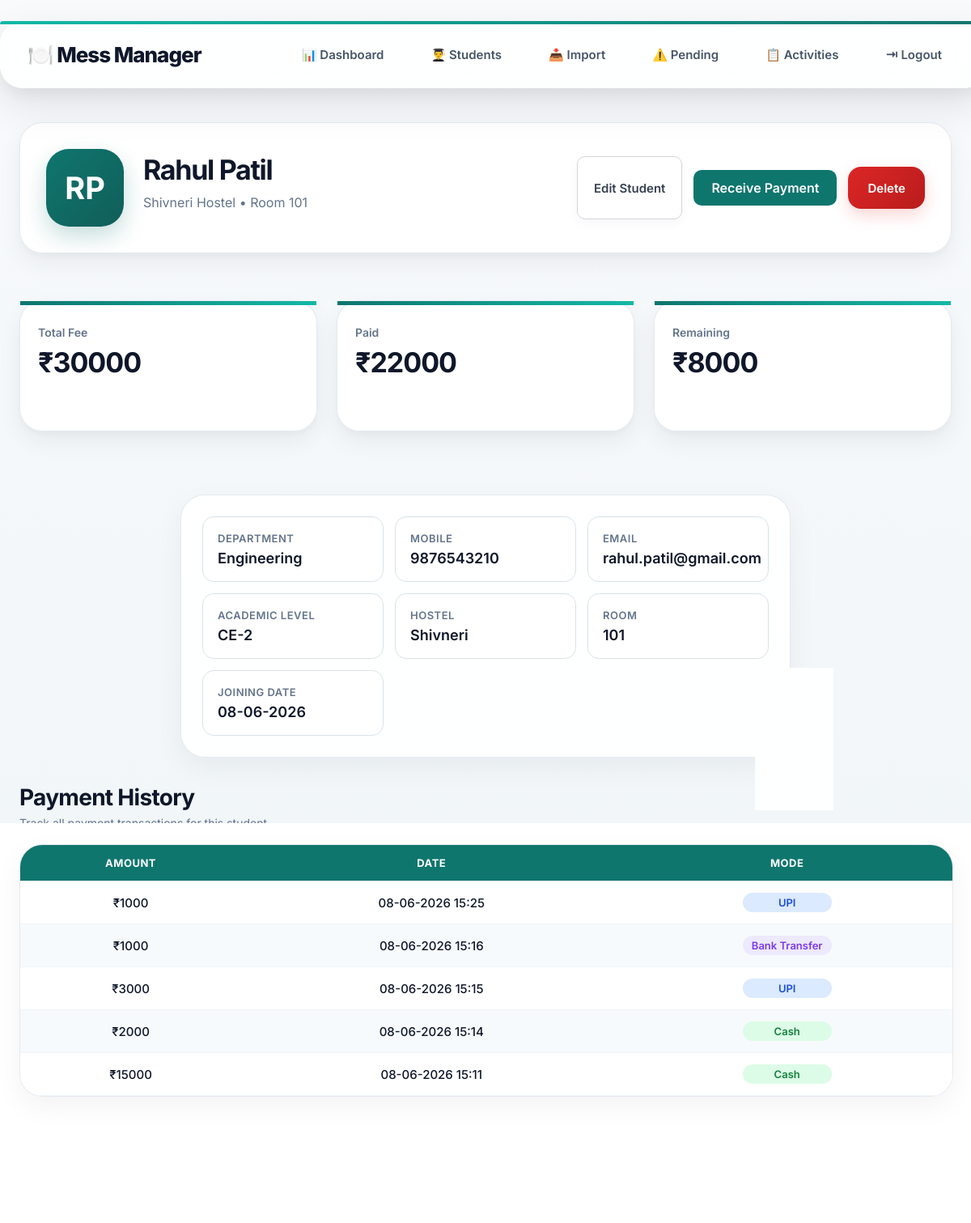
Page /student_profile/1 (signed in) on the committed database.
### tables this page shows
CREATE TABLE students (

        id INTEGER PRIMARY KEY AUTOINCREMENT,

        admin_id INTEGER NOT NULL,

        student_code TEXT NOT NULL UNIQUE,

        name TEXT NOT NULL,

        mobile TEXT NOT NULL,
                 
        email TEXT  NOT NULL,

        hostel TEXT NOT NULL,

        room TEXT NOT NULL,

        department TEXT NOT NULL,

        academic_level TEXT NOT NULL,

        total_fees INTEGER NOT NULL DEFAULT 30000,

        received_amount INTEGER NOT NULL DEFAULT 0,

        joining_date TEXT NOT NULL,

        FOREIGN KEY (admin_id) REFERENCES admin(id),

        UNIQUE(admin_id, mobile),

        CHECK(received_amount >= 0),

        CHECK(total_fees >= 0),

        CHECK(received_amount <= total_fees)

    );

CREATE TABLE payments (

        id INTEGER PRIMARY KEY AUTOINCREMENT,
        student_id INTEGER NOT NULL,
        amount INTEGER NOT NULL,
        payment_mode TEXT NOT NULL,
        payment_date TEXT NOT NULL,
        FOREIGN KEY (student_id)
        REFERENCES students(id)
        ON DELETE CASCADE,
        CHECK(amount > 0)

    );

### app.py (the view)
@app.route("/student_profile/<int:student_id>")
@login_required
def student_profile(student_id):
    conn = connect_db()
    admin_id = session['admin_id']
    student = conn.execute(
        """

        SELECT *

        FROM students

        WHERE id = ?

        AND admin_id = ?

        """,
        (student_id, admin_id)
    ).fetchone()
    if not student:
        conn.close()
        flash("Unauthorized access")
        return redirect('/student_list')
    payments = conn.execute(
    """

    SELECT
        amount,
        payment_mode,
        payment_date


    FROM payments

    WHERE student_id = ?

    ORDER BY payment_date DESC

    """,
    (student_id,)
).fetchall()
    conn.close()
    name = student["name"]
    initials = "".join(
        word[0].upper()
        for word in name.split()[:2]
    )
    return render_template(
        "student_profile.html",
        student=student,
        payments=payments,
        initials=initials
    )

### app.py (called while the page is built)
def connect_db():
    conn = sqlite3.connect('database.db')
    conn.execute("PRAGMA foreign_keys = ON")
    conn.row_factory = sqlite3.Row
    return conn

def login_required(func):
    @wraps(func)
    def wrapper(*args, **kwargs):
        if not session.get('admin_logged_in'):
            return redirect('/login')
        return func(*args, **kwargs)
    return wrapper

### templates/student_profile.html (shortened to what this page needs)
{% extends "base.html" %}
{% block content %}
<div class="container">
    <div class="profile-top ui-card">
        <div class="profile-main">
            <div class="profile-avatar">
                {{ initials }}
            </div>
            <div class="profile-info">
                <h1 class="profile-name">
                    {{ student['name'] }}
                </h1>
                <p class="profile-subtitle">
                    {{ student['hostel'] }} Hostel • Room {{ student['room'] }}
                </p>
            </div>
        </div>
        <div class="profile-buttons">
            <a href="/edit_student/{{ student['id'] }}" class="secondary-btn">
                Edit Student
            </a>
            <a href="/receive_payment_page/{{ student['id'] }}" class="primary-btn">
                Receive Payment
            </a>
            <a href="/delete_student/{{ student['id'] }}" class="danger-btn"
                onclick="return confirm('Are you sure you want to delete this student?')">
                Delete
            </a>
        </div>
    </div>
    <div class="profile-summary">
        <div class="summary-card ui-card">
            <h3>Total Fee</h3>
            <p>₹{{ student['total_fees'] }}</p>
        </div>
        <div class="summary-card ui-card">
            <h3>Paid</h3>
            <p>₹{{ student['received_amount'] }}</p>
        </div>
        <div class="summary-card ui-card">
            <h3>Remaining</h3>
            <p>
                ₹{{ student['total_fees'] - student['received_amount'] }}
            </p>
        </div>
    </div>
    <div class="payment-card ui-card">
        <div class="profile-details">
            <div class="detail-item">
                <span class="detail-label">Department</span>
                <span class="detail-value">{{ student['department'] }}</span>
            </div>
            <div class="detail-item">
                <span class="detail-label">Mobile</span>
                <span class="detail-value">{{ student['mobile'] }}</span>
            </div>
            <div class="detail-item">
                <span class="detail-label">Email</span>
                <span class="detail-value">
                    {{ student['email'] }}
                </span>
            </div>
            <div class="detail-item">
                <span class="detail-label">Academic Level</span>
                <span class="detail-value">{{ student['academic_level'] }}</span>
            </div>
            <div class="detail-item">
                <span class="detail-label">Hostel</span>
                <span class="detail-value">{{ student['hostel'] }}</span>
            </div>
            <div class="detail-item">
                <span class="detail-label">Room</span>
                <span class="detail-value">{{ student['room'] }}</span>
            </div>
            <div class="detail-item">
                <span class="detail-label">Joining Date</span>
                <span class="detail-value">{{ student['joining_date'] }}</span>
            </div>
        </div>
    </div>
    <div class="payment-history-section">
        <div class="section-header">
            <h2 class="section-title">
                Payment History
            </h2>
            <p class="section-subtitle">
                Track all payment transactions for this student
            </p>
        </div>
        {% if payments %}
        <div class="table-container ui-card">
            <table class="students-table">
                <thead>
                    <tr>
                        <th>Amount</th>
                        <th>Date</th>
                        <th>Mode</th>
                    </tr>
                </thead>
                <tbody>
                    {% for payment in payments %}
                    <tr>
                        <td>₹{{ payment['amount'] }}</td>
                        <td>{{ payment['payment_date'] }}</td>
                        <td>{% if payment['payment_mode'] == 'UPI' %}
<span class="payment-mode-upi">
    UPI
</span>
{% elif payment['payment_mode'] == 'Cash' %}
                            <span class="payment-mode-cash">
                                Cash
                            </span>
                            {% else %}
                            <span class="payment-mode-bank">
                                Bank Transfer
                            </span>
                            {% endif %}
                        </td>
                    </tr>
                    {% endfor %}
                </tbody>
            </table>
        </div>
        {% endif %}
    </div>
</div>
{% endblock %}

### rows in the picture
students: name "Rahul Patil", hostel "Shivneri", room "101", total_fees "30000", received_amount "22000", student['total_fees']-student['received_amount'] "8000", department "Engineering", mobile "9876543210", email "rahul.patil@gmail.com", academic_level "CE-2", joining_date "08-06-2026"
payments: amount "1000", payment_date "08-06-2026 15:25", payment_mode "UPI"
payments: amount "1000", payment_date "08-06-2026 15:16", payment_mode "Bank Transfer"
payments: amount "3000", payment_date "08-06-2026 15:15", payment_mode "UPI"
payments: amount "2000", payment_date "08-06-2026 15:14", payment_mode "Cash"
payments: amount "15000", payment_date "08-06-2026 15:11", payment_mode "Cash"

### other values in the picture
{{ initials }} "RP"
